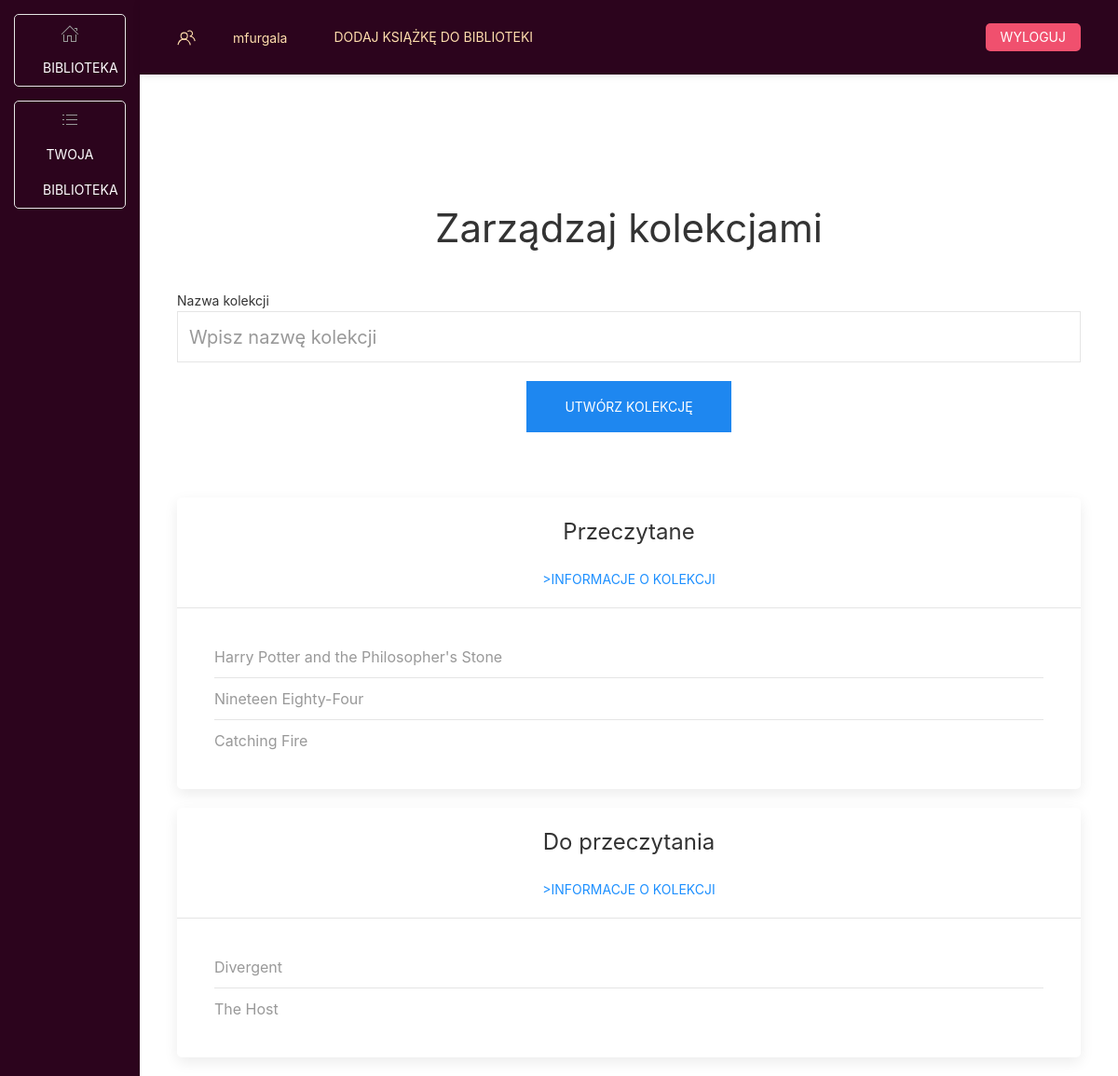
/libraries/collections/ (signed in), run on the app's committed database.
### library/models.py (models this page shows, shortened)
class BookCollection(models.Model):
    name = models.CharField(max_length=255)
    creation_date = models.DateField(auto_now_add=True)
    update_date = models.DateField(auto_now=True)
    owner = models.ForeignKey(User, on_delete=models.CASCADE)
    books = models.ManyToManyField(Book)

class Book(models.Model):
    book_id = models.CharField(max_length=255)
    isbn = models.CharField(max_length=25, validators=[MinLengthValidator(3)])
    authors = models.TextField(validators=[MinLengthValidator(5)])
    original_publication_year = models.IntegerField(blank=True, null=True)
    original_title = models.CharField(max_length=1000)
    small_image_url = models.URLField(max_length=1000, blank=True, null=True)
    genres = models.CharField(blank=True, max_length=1000, null=True)
    short_description = models.TextField(blank=True, null=True)
    statistics = models.OneToOneField(BookStatistic, on_delete=models.CASCADE)

### library/views.py (the view)
# urls.py: path('collections/', views.all_collections, name='all_collections_url'),
@login_required(login_url='login')
def all_collections(request):
    logged_user = request.user
    if request.method == 'POST':
        name = request.POST['collection_name']
        BookCollection.objects.create(name=name, owner=logged_user)
        return redirect('all_collections_url')
    book_collections = BookCollection.objects.filter(owner=logged_user).annotate(book_count=Count('id'))
    context = {
        'collections': book_collections
    }
    return render(request, 'library/all_collections.html', context)

### library/templates/library/all_collections.html (shortened to what this page needs)
{% extends 'library_base.html' %}
{% block page_content %}
    <div class="uk-container uk-margin-large-top">
        <h1 class="uk-text-center uk-margin-medium-bottom">Zarządzaj kolekcjami</h1>
        <form method="POST">
            <div class="uk-margin">
                <label class="uk-form-label" for="collection_name">Nazwa kolekcji</label>
                <div class="uk-form-controls">
                    <input class="uk-input uk-form-large" id="collection_name" name="collection_name" type="text" placeholder="Wpisz nazwę kolekcji" required>
                </div>
            </div>
            <div class="uk-text-center">
                <button class="uk-button uk-button-primary uk-button-large" type="submit">Utwórz kolekcję</button>
            </div>
        </form>
        <div class="uk-margin-large-top">
            {% for collection in collections %}
                <div class="uk-card uk-card-default uk-card-hover uk-border-rounded uk-margin-bottom">
                    <div class="uk-card-header uk-text-center" >
                        <h3 class="uk-card-title" >{{ collection.name }}</h3>
                        <a href="{% url 'collection_details_url' id=collection.id %}" class="uk-button uk-button-text" style="color: dodgerblue;">>Informacje o kolekcji</a>
                    </div>
                    <div class="uk-card-body">
                        <ul class="uk-list uk-list-divider">
                            {% for book in collection.books.all %}
                                <li>
                                    <span class="uk-text-muted">{{ book.original_title }}</span>
                                </li>
                            {% endfor %}
                        </ul>
                    </div>
                </div>
            {% empty %}
                <p class="uk-text-center uk-text-muted">Brak dostępnych kolekcji.</p>
            {% endfor %}
        </div>
    </div>
{% endblock %}

### templates/library_base.html (shortened to what this page needs)
{% load static %}
<!DOCTYPE html>
<html lang="pl">
<head>
    <link rel="stylesheet" href="{% static 'css/uikit.min.css' %}">
    <link rel="stylesheet" href="{% static 'css/main.css' %}">
</head>
<body>
<div uk-height-viewport="offset-bottom: 0" class="uk-flex">
    <div class="uk-width-small side-bar uk-flex uk-flex-column uk-padding-small gap-small" style="background-color: #2C041D; color: navajowhite;">
        {% include 'menu_button.html' with url_name='all_books_url' icon='home' name='Biblioteka' %}
        {% include 'menu_button.html' with url_name='all_collections_url' icon='list' name='Twoja Biblioteka' %}
    </div>
    <div class="uk-width-expand">
        <nav class="uk-navbar-container uk-box-shadow-small uk-background-muted" style="background-color: #2C041D; color: navajowhite;">
            <div class="uk-container">
                <div uk-navbar>
                    <div class="uk-navbar-left" >
                        <span uk-icon="users" class="uk-margin-small-right"></span>
                        {% if user.is_authenticated %}
                            <ul class="uk-navbar-nav" >
                                <li class="uk-navbar-item" style="color:navajowhite;">
                                    {{ user.get_username }}
                                </li>
                                {% if user.is_superuser %}
                                    <li>
                                        <a href="{% url 'add_book_url' %}" class="uk-button uk-button-small uk-border-rounded uk-margin-left" style="color:navajowhite;">
                                            Dodaj Książkę do biblioteki
                                        </a>
                                    </li>
                                {% endif %}
                            </ul>
                        {% endif %}
                    </div>
                    <div class="uk-navbar-right">
                        <ul class="uk-navbar-nav">
                            {% if user.is_authenticated %}
                                <li>
                                    <form method="POST" action="{% url 'logout' %}" class="uk-margin-remove">
                                        <button class="uk-button uk-button-danger uk-border-rounded uk-button-small">
                                            Wyloguj
                                        </button>
                                    </form>
                                </li>
                            {% endif %}
                        </ul>
                    </div>
                </div>
            </div>
        </nav>
        <div class="uk-container uk-margin-large-top">
            {% block page_content %}{% endblock %}
        </div>
    </div>
</div>
</body>
</html>

### templates/menu_button.html
<div>
    <a class="uk-button uk-button-default uk-border-rounded uk-width-1-1"
       href="{% url url_name %}"
    >
        <span class="uk-icon-link" uk-icon="{{ icon }}"></span>
        <div style="color: white">{{ name }}</div>
    </a>
</div>

### static/css/main.css (style rules this page uses)
body, html { background-color: transparent; margin: 0; padding: 0; height: 100%; }
.side-bar { background: #2C041D; color: navajowhite; }
.gap-small { gap: 15px; }

### data on the page
BookCollection: name "Przeczytane"
Book: original_title "Harry Potter and the Philosopher's Stone"
Book: original_title "Nineteen Eighty-Four"
Book: original_title "Catching Fire"
BookCollection: name "Do przeczytania"
Book: original_title "Divergent"
Book: original_title "The Host"

### other printed values
{{ name }} "BIBLIOTEKA TWOJA BIBLIOTEKA"
{{ user.get_username }} "mfurgala"
